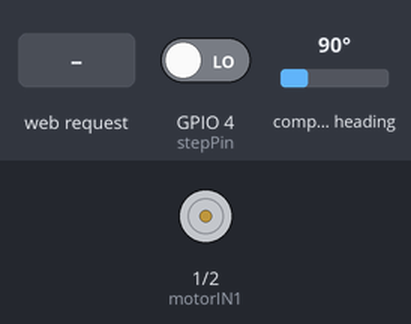
The sketch below on a simulated ESP32-S3. Parts: motor-driver pin pairs drawn as motors (green arrow = first pin HIGH = forward, orange = second pin HIGH = backward, longer = more drive, scaled by the enable pin). Wiring (inferred from the names in the program): AS5600 angle sensor at I2C address 0x36. The test bench sets the inputs (shaded band); at power-on: compass heading 90°, GPIO 4 (stepPin) LOW. EEPROM starts erased.

Above: at 1.2 s.
1.3 s: compass heading set to 7°
At 2.5 s:
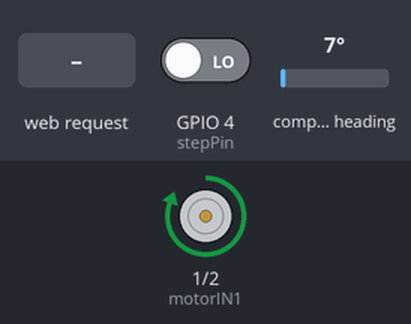
2.8 s: compass heading set to 180°
At 3.6 s:
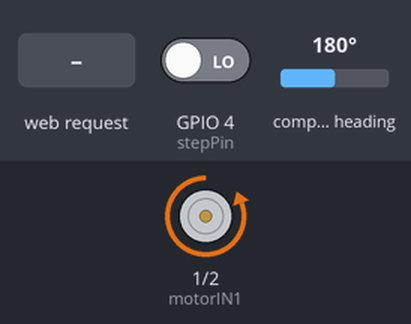
4.3 s: HTTP request GET /sethome received
At 4.8 s:
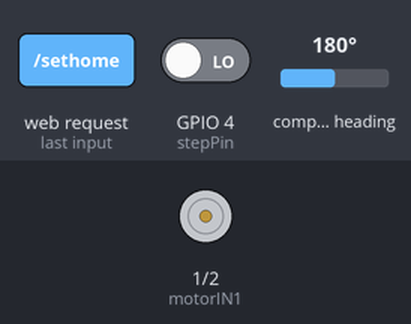
5.8 s: compass heading set to 90°
At 7.0 s:
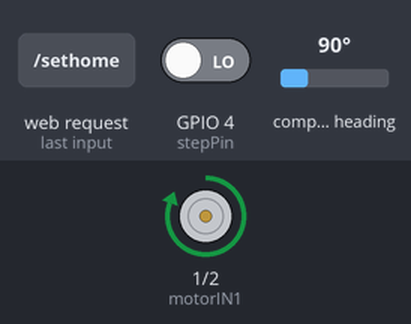
7.3 s: compass heading set to 269°
At 8.2 s:
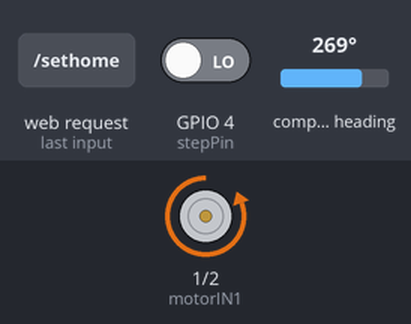
Timing chart, 0 to 9.8 s (numbered marks = the images above; inputs shaded):
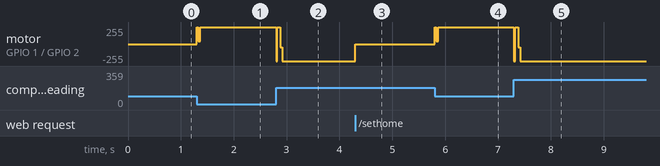

The sketch:

V1.5.ino
```cpp
#include <WiFi.h>
#include <ESPAsyncWebServer.h>
#include <Wire.h>
#include <Preferences.h>

// --- Pins (ESP32-S3) ---
const int motorIN1 = 1;
const int motorIN2 = 2;
const int motorENA = 18;

// --- STEP / DIR Inputs from RP2350 ---
const int stepPin = 4; // Connect to RP2350 GPIO3
const int dirPin = 5;  // Connect to RP2350 GPIO2

// --- ADRC & Control Variables ---
float wc, wo, b0; // Bandwidth_c, Bandwidth_o, System Gain
float tolerance, maxDeg, gearRatio;
int microsteps;
float targetDeg = 0.0, currentDeg = 0.0, currentError = 0.0;
bool servoEnabled = true;

// ESO (Extended State Observer) States
float z1 = 0.0; // Estimated Position
float z2 = 0.0; // Estimated Velocity
float z3 = 0.0; // Estimated Disturbance (Friction/Weight)
float lastOutput = 0.0;
unsigned long lastTime = 0;

// --- Step Tracking ---
volatile long target_steps = 0;

// --- Encoder Variables ---
int lastRaw = 0;
long totalRaw = 0;
long homeOffset = 0;

Preferences prefs;
AsyncWebServer server(80);

// --- Fast Interrupt for STEP Pin ---
void IRAM_ATTR handleStep() {
  // Read DIR pin to determine direction
  if (digitalRead(dirPin) == HIGH) {
    target_steps++;
  } else {
    target_steps--;
  }
}

void updateEncoder() {
  Wire.beginTransmission(0x36);
  Wire.write(0x0E); // AS5600 Angle Register
  if (Wire.endTransmission() != 0) return; // I2C Error check

  Wire.requestFrom(0x36, 2);
  if (Wire.available() >= 2) {
    int raw = (Wire.read() << 8) | Wire.read();
    int diff = raw - lastRaw;

    // Handle wrap-around for multi-turn
    if (diff > 2048) diff -= 4096;
    if (diff < -2048) diff += 4096;

    totalRaw += diff;
    lastRaw = raw;

    // Calculate current degrees
    currentDeg = ((totalRaw - homeOffset) * (360.0 / 4096.0)) * gearRatio;
  }
}

void driveMotor(float output) {
  float error = abs(targetDeg - currentDeg);

  // DEADZONE: Stop motor if within tolerance to prevent jitter/humming
  if (!servoEnabled || error < tolerance) {
    analogWrite(motorIN1, 0);
    analogWrite(motorIN2, 0);
    lastOutput = 0.0; // Tell Observer the motor is OFF
    return;
  }

  // Minimum starting power (constrain between 45 and 255)
  int speed = constrain(abs((int)output), 45, 255);

  if (output > 0) {
    analogWrite(motorIN1, speed);
    analogWrite(motorIN2, 0);
    lastOutput = speed; // Update Observer with actual effort
  } else {
    analogWrite(motorIN1, 0);
    analogWrite(motorIN2, speed);
    lastOutput = -speed; // Update Observer with actual effort
  }
}

void runADRC() {
  currentError = targetDeg - currentDeg;

  unsigned long now = micros();
  float dt = (now - lastTime) / 1000000.0f;
  if (dt <= 0.0f || dt > 0.05f) { lastTime = now; return; } // Prevent dt explosion
  lastTime = now;

  // 1. Observer Gains
  float beta1 = 3.0f * wo;
  float beta2 = 3.0f * (wo * wo);
  float beta3 = (wo * wo * wo);

  // 2. Extended State Observer (ESO) Update
  float error_eso = z1 - currentDeg;

  z1 += dt * (z2 - beta1 * error_eso);
  z2 += dt * (z3 + (b0 * lastOutput) - beta2 * error_eso);
  z3 += dt * (-beta3 * error_eso);

  // 3. Control Law (Virtual PD)
  float kp = wc * wc;
  float kd = 2.0f * wc;

  float u0 = kp * (targetDeg - z1) - kd * z2;

  // 4. Disturbance Rejection
  float u = (u0 - z3) / b0;

  // Constrain to Arduino's 8-bit analogWrite range (-255 to 255)
  float safeOutput = constrain(u, -255.0f, 255.0f);

  driveMotor(safeOutput);
}

// --- HTML Dashboard ---
const char index_html[] PROGMEM = R"rawliteral(
<!DOCTYPE html><html><head><title>Klipper ADRC Servo</title>
<style>
  body { font-family: sans-serif; text-align: center; background: #1a1a1a; color: white; padding: 20px; }
  .card { background: #2d2d2d; padding: 20px; border-radius: 15px; display: inline-block; width: 420px; border: 1px solid #444; }
  .btn { padding: 12px; margin: 5px; cursor: pointer; border: none; border-radius: 8px; font-weight: bold; width: 45%; }
  .on { background: #2ecc71; color: white; }
  .save { background: #3498db; color: white; width: 93%; }
  input, select { width: 85%; padding: 10px; margin: 10px 0; border-radius: 5px; background: #444; color: white; border: none; }
  .row { display: flex; justify-content: space-around; align-items: center; }
  .row input { width: 60px; }
  .stats { display: flex; justify-content: space-between; background: #111; padding: 10px; border-radius: 8px; margin-bottom: 15px; }
  .stat-box { width: 30%; }
  .stat-val { font-size: 1.5em; font-weight: bold; }
  .err-val { color: #e74c3c; }
</style></head>
<body>
  <div class="card">
    <h2>Klipper Closed-Loop ADRC</h2>
    <div class="stats">
      <div class="stat-box"><div style="font-size:12px; color:#aaa;">Target&deg;</div><div class="stat-val" id="tgt">0.0</div></div>
      <div class="stat-box"><div style="font-size:12px; color:#aaa;">Current&deg;</div><div class="stat-val" id="pos" style="color:#2ecc71;">0.0</div></div>
      <div class="stat-box"><div style="font-size:12px; color:#aaa;">Dist (z3)</div><div class="stat-val err-val" id="dist">0.0</div></div>
    </div>
    <hr>
    <h4>Mechanics & Klipper Settings</h4>
    <div class="row">
      Gear Ratio: <input type="text" id="ratio" style="width:50px;">
      Microsteps:
      <select id="msteps" style="width:80px; margin:0;">
        <option value="1">1</option><option value="2">1/2</option><option value="4">1/4</option>
        <option value="8">1/8</option><option value="16">1/16</option><option value="32">1/32</option>
      </select>
    </div>
    <hr>
    <h4>ADRC Tuning</h4>
    <div class="row"> &#969;c (Stiffness):<input type="text" id="wc"> &#969;o (Observer):<input type="text" id="wo"> b0 (Motor Power):<input type="text" id="b0"> </div>
    <div class="row"> Tolerance&deg;:<input type="text" id="t"> Max Limits&deg;:<input type="text" id="mDeg"> </div>
    <button class="btn save" onclick="saveSettings()">APPLY & SAVE</button>
    <hr>
    <button class="btn on" onclick="fetch('/sethome')">ZERO HOME (Sync)</button>
    <input type="number" id="moveVal" placeholder="Test Target Degrees" style="width: 40%;">
    <button class="btn on" style="width:45%; background:#9b59b6" onclick="move()">WEB MOVE</button>
  </div>
<script>
  function move() { fetch('/move?val=' + document.getElementById('moveVal').value); }
  function saveSettings() {
    const wc = document.getElementById('wc').value, wo = document.getElementById('wo').value, b0 = document.getElementById('b0').value;
    const t = document.getElementById('t').value, max = document.getElementById('mDeg').value, r = document.getElementById('ratio').value;
    const ms = document.getElementById('msteps').value;
    fetch(`/save?wc=${wc}&wo=${wo}&b0=${b0}&t=${t}&max=${max}&r=${r}&ms=${ms}`).then(() => alert("Data Saved Permanently!"));
  }
  fetch('/getparams').then(r => r.json()).then(data => {
    document.getElementById('wc').value = data.wc; document.getElementById('wo').value = data.wo;
    document.getElementById('b0').value = data.b0; document.getElementById('t').value = data.t;
    document.getElementById('mDeg').value = data.max; document.getElementById('ratio').value = data.r;
    document.getElementById('msteps').value = data.ms;
  });
  setInterval(() => {
    fetch('/getlive').then(r => r.json()).then(data => {
      document.getElementById('pos').innerText = data.pos;
      document.getElementById('tgt').innerText = data.tgt;
      document.getElementById('dist').innerText = data.dist;
    });
  }, 200);
</script></body></html>)rawliteral";

void setup() {
  Serial.begin(115200);
  Wire.begin();
  Wire.setClock(1000000); // 1MHz I2C for faster encoder reading

  pinMode(motorIN1, OUTPUT);
  pinMode(motorIN2, OUTPUT);
  pinMode(motorENA, OUTPUT);
  digitalWrite(motorENA, HIGH);

  pinMode(stepPin, INPUT_PULLDOWN);
  pinMode(dirPin, INPUT_PULLDOWN);

  analogWriteFrequency(motorIN1, 20000);
  analogWriteFrequency(motorIN2, 20000);

  // Load Saved Data
  prefs.begin("servo-data", false);
  homeOffset = prefs.getLong("offset", 0);
  wc = prefs.getFloat("wc", 30.0);   // Defaults for ADRC
  wo = prefs.getFloat("wo", 100.0);
  b0 = prefs.getFloat("b0", 250.0);
  tolerance = prefs.getFloat("tol", 0.5);
  maxDeg = prefs.getFloat("maxDeg", 180.0);
  gearRatio = prefs.getFloat("ratio", 1.0);
  microsteps = prefs.getInt("ms", 16);

  // INITIAL ENCODER READ
  Wire.beginTransmission(0x36);
  Wire.write(0x0E);
  Wire.endTransmission();
  Wire.requestFrom(0x36, 2);
  if (Wire.available() >= 2) {
    lastRaw = (Wire.read() << 8) | Wire.read();
    totalRaw = lastRaw;
  }

  // Calculate current pos and SYNC target so motor holds position on boot
  updateEncoder();
  targetDeg = currentDeg;

  // Initialize the ADRC observer states so it doesn't jerk on startup
  z1 = currentDeg;
  z2 = 0.0;
  z3 = 0.0;
  lastTime = micros();

  // Back-calculate target_steps so the internal step counter matches current reality
  target_steps = (targetDeg / 360.0) * (200.0 * microsteps);

  // Attach the STEP interrupt
  attachInterrupt(digitalPinToInterrupt(stepPin), handleStep, RISING);

  WiFi.softAP("SmartServo_Pro", "");

  // API Routes
  server.on("/", HTTP_GET, [](AsyncWebServerRequest *f){ f->send_P(200, "text/html", index_html); });

  server.on("/save", [](AsyncWebServerRequest *f){
    wc = f->getParam("wc")->value().toFloat();
    wo = f->getParam("wo")->value().toFloat();
    b0 = f->getParam("b0")->value().toFloat();
    tolerance = f->getParam("t")->value().toFloat();
    maxDeg = f->getParam("max")->value().toFloat();
    gearRatio = f->getParam("r")->value().toFloat();
    microsteps = f->getParam("ms")->value().toInt();

    prefs.putFloat("wc", wc); prefs.putFloat("wo", wo); prefs.putFloat("b0", b0);
    prefs.putFloat("tol", tolerance); prefs.putFloat("maxDeg", maxDeg);
    prefs.putFloat("ratio", gearRatio); prefs.putInt("ms", microsteps);
    f->send(200);
  });

  server.on("/move", [](AsyncWebServerRequest *f){
    targetDeg = f->getParam("val")->value().toFloat();
    target_steps = (targetDeg / 360.0) * (200.0 * microsteps);
    f->send(200);
  });

  server.on("/getparams", [](AsyncWebServerRequest *f){
    String json = "{\"wc\":"+String(wc)+",\"wo\":"+String(wo)+",\"b0\":"+String(b0)+",\"t\":"+String(tolerance)+",\"max\":"+String(maxDeg)+",\"r\":"+String(gearRatio)+",\"ms\":"+String(microsteps)+"}";
    f->send(200, "application/json", json);
  });

  server.on("/getlive", [](AsyncWebServerRequest *f){
    String json = "{\"pos\":\""+String(currentDeg, 2)+"\",\"tgt\":\""+String(targetDeg, 2)+"\",\"dist\":\""+String(z3, 1)+"\"}";
    f->send(200, "application/json", json);
  });

  server.on("/sethome", [](AsyncWebServerRequest *f){
    homeOffset = totalRaw;
    targetDeg = 0;
    target_steps = 0;
    z1 = 0; // Reset observer position
    z2 = 0; z3 = 0;
    prefs.putLong("offset", homeOffset);
    f->send(200);
  });

  server.begin();
}

void loop() {
  updateEncoder();

  // Convert incoming Klipper steps into Target Degrees
  targetDeg = (float(target_steps) / (200.0 * float(microsteps))) * 360.0;

  runADRC();
  delay(1);
}
```

Measured:
- after the input at 1.3 s, motor on GPIO 1 (motorIN1) / GPIO 2 (motorIN2): stopped → forward 255/255 at once
- after the input at 2.8 s, motor on GPIO 1 (motorIN1) / GPIO 2 (motorIN2): forward 255/255 → backward 255/255 at once
- after the input at 4.3 s, motor on GPIO 1 (motorIN1) / GPIO 2 (motorIN2): backward 255/255 → stopped at once
- after the input at 5.8 s, motor on GPIO 1 (motorIN1) / GPIO 2 (motorIN2): stopped → forward 255/255 at once
- after the input at 7.3 s, motor on GPIO 1 (motorIN1) / GPIO 2 (motorIN2): forward 255/255 → backward 255/255 at once
